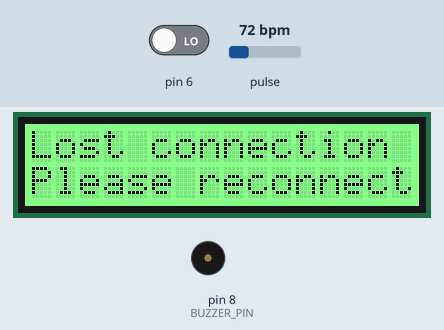
This sketch was run on a simulated Arduino Uno, built with avr-gcc and run on an emulated ATmega328P. On the bench: 16×2 character LCD, buzzer (waves = sounding, pin HIGH). The inputs (shaded band) are chosen by the test bench; at power-on: pin 6 LOW, pulse 72 bpm. What the sketch prints to the serial monitor is not drawn.

Above: at 0.69 s.
At 1.3 s:
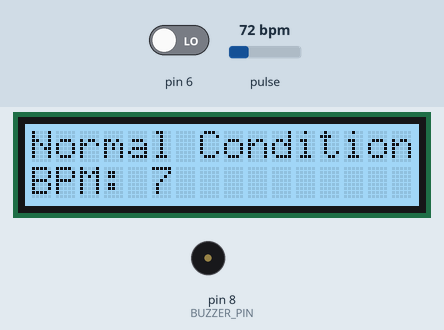
1.4 s: pin 6 driven HIGH
At 2.9 s:
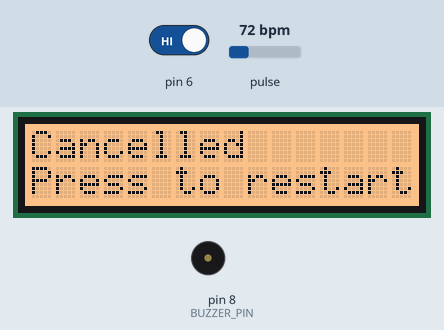
Timing chart, 0 to 4.4 s (numbered marks = the images above; inputs shaded):
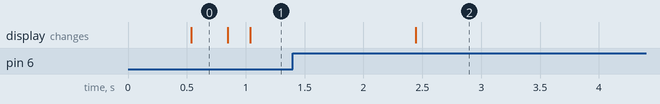

Measured:
- after the input at 1.4 s, pin 8 (BUZZER_PIN): stays LOW (without the input it goes to HIGH after 2.8 s); the display: changes after 1.0 s (image 2)

The sketch:

SHcode.ino
```cpp
//calibrate

//starting
bool millisRoll = false;

//LCD

#include "rgb_lcd.h"
rgb_lcd lcd;
//color for basic
const byte colorR = 255;
const byte colorG = 255;
const byte colorB = 0;
//color for dangerous
const byte lcolorR = 255;
const byte lcolorG = 0;
const byte lcolorB = 0;
//color for normal
const byte ncolorR = 135;
const byte ncolorG = 206;
const byte ncolorB = 250;
//color for button
const byte bcolorR = 255;
const byte bcolorG = 178;
const byte bcolorB = 102;
//color for lost connection
const byte ccolorR = 102;
const byte ccolorG = 255;
const byte ccolorB = 102;
bool threetwo = false;
byte cursorX = 0;
//String lineOne = "Blood Type:O Rh+";
//String lineTwo = "Drug Allergy: Hydrocodone ";
String lineOne = "Danger!";
String lineTwo = "Blood Type:O Rh+. Drug Allergy: Hydrocodone. ";
String printlineTwo = lineTwo;

//unsigned long lcdTime = 0;
unsigned long printTimer = 0;

//heart rate MAX30105
#include "MAX30105.h"
#include "heartRate.h"
MAX30105 particleSensor;
const byte RATE_SIZE = 10; //Increase this for more averaging. 4 is good.
byte rates[RATE_SIZE]; //Array of heart rates
byte rateSpot = 0;
unsigned long lastBeat = 0; //Time at which the last beat occurred
float beatsPerMinute;
//int beatAvg;
int beatAvg = 0;
unsigned long delta = 0;
//unsigned long beatAvgCounter = 0;

//GPS
#include <Adafruit_GPS.h>
#include <SoftwareSerial.h>
SoftwareSerial mySerial(3, 2);
Adafruit_GPS GPS(&mySerial);
int longt[5];
int lat[5];

#define GPSECHO  false //true for debugging.

// this keeps track of whether we're using the interrupt
// off by default!
boolean usingInterrupt = false;
void useInterrupt(boolean); // Func prototype keeps Arduino 0023 happy

// Interrupt is called once a millisecond, looks for any new GPS data, and stores it
SIGNAL(TIMER0_COMPA_vect) {
  char c = GPS.read();
  // if you want to debug, this is a good time to do it!
#ifdef UDR0
  if (GPSECHO)
    if (c) UDR0 = c;
    // writing direct to UDR0 is much much faster than Serial.print
    // but only one character can be written at a time.
#endif
}

uint32_t timer = millis();


//WIFI ESP8266

SoftwareSerial esp(5,4);
unsigned long espTimer = 0;


//Buzzer
#define BUZZER_PIN 8

//Button
//state of button press
//don't need this.
//we have button
bool button_pushed = false;
bool button_print = false;
bool button_cancelling = false;
bool button_cancelled = false;
bool button_pushing = false;


unsigned long buttonTimer3 = 0;


//dangerous situation setup
bool danger = false;
bool connection = false;
bool normal = false;
bool switching = true;
bool noTouch = false;

void setup() {
  //initial setup
  Serial.begin(115200);

  //buuzer setup
  pinMode(BUZZER_PIN, OUTPUT);

  //LCD setup
  lcd.begin(16, 2);
  lcd.setRGB(colorR, colorG, colorB);

  //heartrate sensor setup
  if (!particleSensor.begin(Wire, I2C_SPEED_FAST)) //Use default I2C port, 400kHz speed
  {
    Serial.println("MAX30105 was not found. Please check wiring/power. ");
    while (1);
  }
  Serial.println("Place your index finger on the sensor with steady pressure.");
  particleSensor.setup(); //Configure sensor with default settings
  particleSensor.setPulseAmplitudeRed(0x0A); //Turn Red LED to low to indicate sensor is running
  particleSensor.setPulseAmplitudeGreen(0); //Turn off Green LED


  //esp setup
  esp.begin(115200);
  delay(50);

//  esp.begin(115200);
  //GPS setup
  GPS.begin(9600);
  GPS.sendCommand(PMTK_SET_NMEA_OUTPUT_RMCGGA);
  // Set the update rate
  GPS.sendCommand(PMTK_SET_NMEA_UPDATE_1HZ);   // 1 Hz update rate
  GPS.sendCommand(PGCMD_ANTENNA);
  useInterrupt(true);
//  prepGPS();


}
void loop() {


  //button
  int button;
  button = digitalRead(6);

  //heartrate
  getBPM();
  //Serial.print("beatAvg");
  //Serial.println(beatAvg);

  //GPS


  //safety measure
  //after millis rollover (After 50 days!); when millis back to 0.
  //if it happens, reset everytimer to 0
  if (millis() < 100)
  {
    //lcdTime = 0;

    buttonTimer3 = 0;

    printTimer = 0;
    lastBeat = 0;
    delta = 0;
    timer = millis(); //GPS timer reset
    Serial.println(millis());
  }

  //button is pressed.
  else if ((button == HIGH) && !button_pushed)
  {
    digitalWrite(BUZZER_PIN, LOW);
    switching = true;
    button_pushed = true;
    button_cancelled = true;
    printTimer = millis();
  }
  //part 2 of button is pressed
  else if (button_pushed)
  {
    if (button_print) //so to print only once.
    {
      if (button == HIGH && !button_pushing)
      {
        button_pushing = true;
        buttonTimer3 = millis();
      }
      else if (button_pushing && ((millis() - buttonTimer3) > 1000))
      {
        button_pushing = false;
        button_pushed = false;
        button_print = false;
      }

    }
    else if (button_cancelled && ((millis() - printTimer) > 1000))
    {
      lcd.clear();
      lcd.setRGB(bcolorR, bcolorG, bcolorB);
      lcd.setCursor(0,0);
      lcd.print("Cancelled");
      lcd.setCursor(0,1);
      lcd.print("Press to restart");
      button_cancelled = false;
      button_print = true;
    }

  }
  else if (switching){
    lcd.clear();
    switching = false;
    Serial.println("switiching");
  }
  else if (!switching)
  {
    if (!connection){
    digitalWrite(BUZZER_PIN, LOW);
      connectionLCD();
//      dangerGPS();
    }
    else if (danger){
      digitalWrite(BUZZER_PIN, HIGH);
      dangerLCD();
      dangerGPS();
    }
    else if (normal){
      digitalWrite(BUZZER_PIN, LOW);
      normalLCD();
    }

    //state change to other state
    if ((danger || normal) && noTouch){
      switching = true;
      connection = false;
      normal = false;
      danger = false;
      //digitalWrite(BUZZER_PIN, LOW);
    }
    else if ((!connection || normal) && (beatAvg > 30)){
      switching = true;
      connection = true;
      normal = false;
      danger = true;
      //digitalWrite(BUZZER_PIN, HIGH);

    }
    else if ((!connection || danger) && (beatAvg <= 30 && beatAvg > 0)){
      switching = true;
      connection = true;
      normal = true;
      danger = false;
      //digitalWrite(BUZZER_PIN, LOW);
    }
  }

}

  void getBPM()
  {
    long irValue = particleSensor.getIR();
    if (checkForBeat(irValue) == true)
    {
      //We sensed a beat!
      noTouch = false;


      delta = millis() - lastBeat;
      lastBeat = millis();

      beatsPerMinute = 60 / (delta / 1000.0);

      if (beatsPerMinute < 255 && beatsPerMinute > 20)
      {
        rates[rateSpot++] = (byte)beatsPerMinute; //Store this reading in the array
        rateSpot %= RATE_SIZE; //Wrap variable

        //Take average of readings
        beatAvg = 0;
        for (byte x = 0; x < RATE_SIZE ; x++)
          beatAvg += rates[x];
        beatAvg /= RATE_SIZE;


      }
    }
    if (irValue < 50000){
      //Serial.println(" No finger?");
      beatAvg = 0;
      //beatAvgCounter = 0;
      rateSpot = 0;
      noTouch = true;
    }

  }


  String slideString(String str)
  {
    //String back = str.substring(0,1);
    //str = str.substring(1) + back;
    return str.substring(1) + str.substring(0,1);
  }


  void dangerLCD()
  {


    if ((millis() - printTimer) > 500){

//      lcd.clear();
      lcd.setRGB(lcolorR, lcolorG, lcolorB);
      lcd.setCursor(0,0);
      lcd.print(lineOne + " BPM: " + String(beatAvg));
      lcd.setCursor(0,1);
      lineTwo = slideString(lineTwo);
      printlineTwo = lineTwo.substring(0, 16);
      lcd.print(printlineTwo);
      printTimer = millis();
      //lcd.print(printlineTwo);
    }
  }


  void normalLCD()
  {
    if ((millis() - printTimer) > 500){
      lcd.setRGB(ncolorR, ncolorG, ncolorB);
      lcd.setCursor(0,0);
      lcd.print("Normal Condition");
      lcd.setCursor(0,1);
      lcd.print("BPM: " + String(beatAvg));
      printTimer = millis();
    }

  }

  void connectionLCD()
  {
    if ((millis() - printTimer) > 500) {
      lcd.setRGB(ccolorR, ccolorG, ccolorB);
      lcd.setCursor(0,0);
      lcd.print("Lost connection");
      lcd.setCursor(0,1);
      lcd.print("Please reconnect");
      printTimer = millis();
    }
  }

//GPS functions
void useInterrupt(boolean v) {
  if (v) {
    // Timer0 is already used for millis() - we'll just interrupt somewhere
    // in the middle and call the "Compare A" function above
    OCR0A = 0xAF;
    TIMSK0 |= _BV(OCIE0A);
    usingInterrupt = true;
  } else {
    // do not call the interrupt function COMPA anymore
    TIMSK0 &= ~_BV(OCIE0A);
    usingInterrupt = false;
  }
}


void dangerGPS()
{

       mySerial.listen();

      if (GPS.newNMEAreceived()) {
        if (!GPS.parse(GPS.lastNMEA()))   // this also sets the newNMEAreceived() flag to false
          return;  // we can fail to parse a sentence in which case we should just wait for another
      }


    if (((millis()-espTimer) > 6000) || (espTimer == 0)){


      Serial.print(GPS.latitudeDegrees, 4);
      Serial.print(", ");
      Serial.println(GPS.longitudeDegrees, 4);


      float latOne = GPS.latitudeDegrees;

      if (latOne > 0){
        lat[0] = 0;
      }
      else{
        lat[0] = 1;
        latOne = -latOne;
      }

      long latOnez = (long)(latOne * 10000);


      for (int i = 4; i >= 1; i--){
        int latt = (int)(latOnez % 100); //last 2 digits.
        lat[i] = latt;
        latOnez /=100;
      }


      float lt = GPS.longitudeDegrees;

      if (lt > 0)
      {
        longt[0] = 0;
      }
      else{
        longt[0] = 1;
        lt = -lt;
      }

      long ltz = (long)(lt * 10000);


      for (int i = 4; i >= 1; i--){
        int ltt = (int)(ltz % 100); //last 2 digits.
        longt[i] = ltt;
        ltz = ltz /100;
      }


    esp.listen();
    esp.write('a');
    for (int i = 0; i < 5; i++){
      esp.write(lat[i]);
    }


    esp.write('b');
    for (int i = 0; i < 5; i++){
      esp.write(longt[i]);
    }

    esp.write('c');
    esp.write(beatAvg);
    Serial.println(beatAvg);
    espTimer = millis();

    }//endif


}
```
